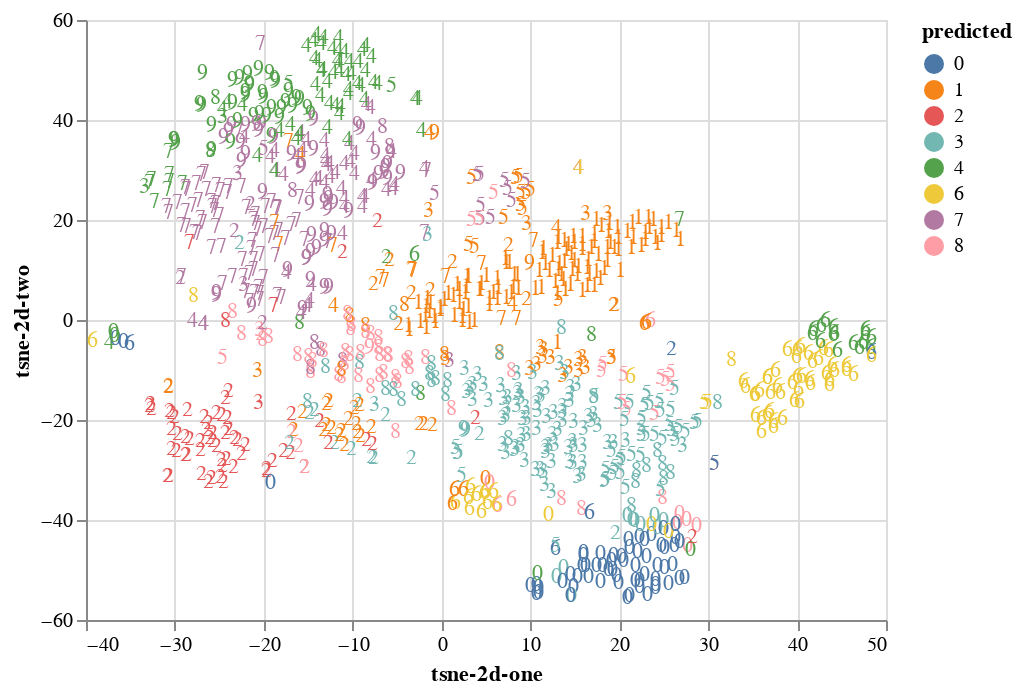

The cell this chart's notebook holds for it:
### Code cell
alt.Chart(df_10).mark_text().encode(
    text='label',
    x='tsne-2d-one',
    y='tsne-2d-two',
    color=alt.Color('predicted', type='nominal'),
    tooltip=['label', 'predicted']
).interactive()

### Figure 1 — Vega-Lite specification as saved in the notebook (floating-point values rounded to 4 significant figures; data arrays with more than 128 entries replaced by an {"elided": "..."} marker saying what was removed)
{"config": {"view": {"continuousWidth": 400, "continuousHeight": 300}}, "data": {"name": "data-c0202ba33e23e5e2402063a23975345a"}, "mark": "text", "encoding": {"color": {"type": "nominal", "field": "predicted"}, "text": {"type": "quantitative", "field": "label"}, "tooltip": [{"type": "quantitative", "field": "label"}, {"type": "quantitative", "field": "predicted"}], "x": {"type": "quantitative", "field": "tsne-2d-one"}, "y": {"type": "quantitative", "field": "tsne-2d-two"}}, "selection": {"selector001": {"type": "interval", "bind": "scales", "encodings": ["x", "y"]}}, "$schema": "https://vega.github.io/schema/vega-lite/v4.0.2.json", "datasets": {"data-c0202ba33e23e5e2402063a23975345a": {"elided": "1000 records"}}}
